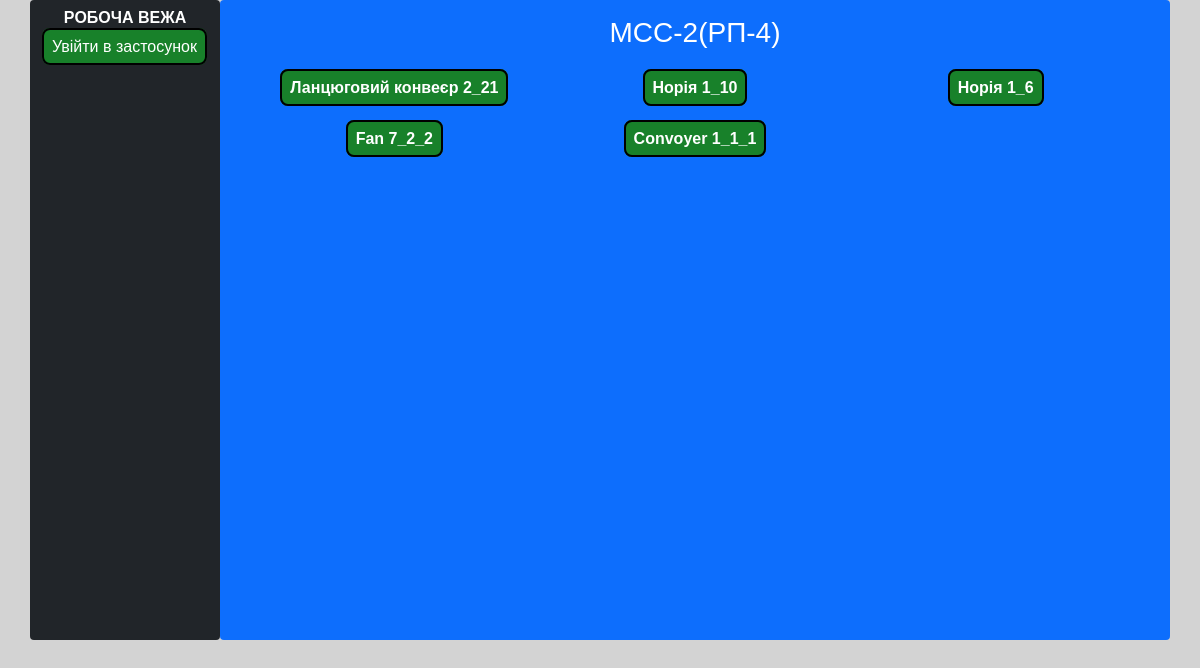
/mcc/mcc-2/, run on an earlier commit of the app's database.
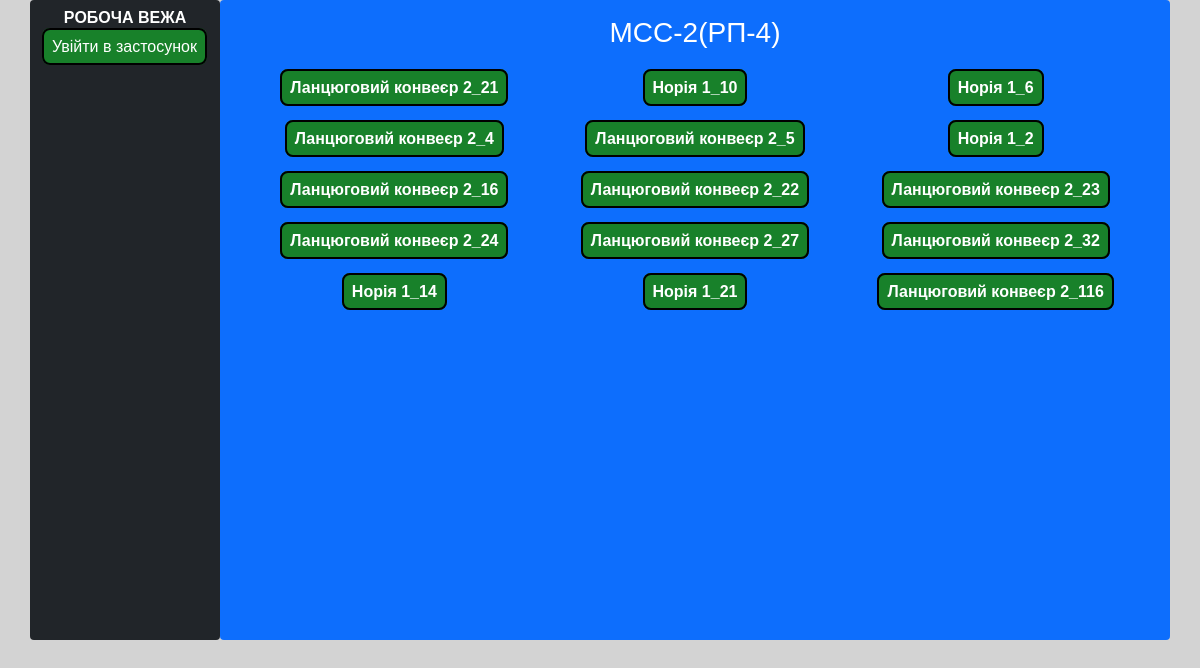
And on a later commit of the database.
### locator/models.py (models this page shows, shortened)
class Node(models.Model):
    title = models.CharField(max_length=25)
    slug = models.SlugField(unique=True, db_index=True)
    label = models.ImageField(upload_to="photos/", default=None, blank=True, null=True,)
    level = models.CharField(max_length=25, choices=utils.LEVELS)
    round_per_minute = models.IntegerField(validators=[MinValueValidator(0), MaxValueValidator(3100)])
    power = models.DecimalField(max_digits=4, decimal_places=1,)
    mcc = models.ForeignKey('MotorControlCenter', on_delete=models.PROTECT, related_name='nodes')
    def get_absolute_url(self):
        return reverse('node-detail', args=(self.slug,))

### locator/views.py (the view)
# urls.py: path('mcc/<slug:mcc_slug>/', MCCView.as_view(), name='mcc'),
class MCCView(DataMixin, ListView):
    template_name = 'locator/nodes.html'
    context_object_name = 'nodes'
    def get_queryset(self) -> QuerySet[Any]:
        return Node.objects.filter(mcc__slug=self.kwargs['mcc_slug'])
    def get_context_data(self, **kwargs):
        context = super().get_context_data(**kwargs)
        mcc = MCC.objects.get(slug=self.kwargs['mcc_slug'])
        context['title'] = f'{mcc.title}(PП-{mcc.substation_id + 3})'
        return context

### locator/templates/locator/nodes.html (shortened to what this page needs)
{% extends 'locator/base.html' %}
{% block content %}
<section class="portfolio">
    <div class="container">
        <div class="row">
            <div class="col-12">
                <h3 class="text-center text-white text-uppercase my-3">{{ title }}</h3>
            </div>
        </div>
        <div class="row">
            {% for node in nodes %}
            <div class="col-xl-4 col-md-6 col-sm-12 my-1 p-2">
                 <h6 class="text-center text-white">
                    <a href="{{ node.get_absolute_url }}" class="fw-bold" style="text-decoration: none;">
                        {{ node.title }} {{ node.slug }}
                    </a>
                </h6>
            </div>
            {% endfor %}
        </div>
    </div>
</section>
{% endblock %}

### locator/templates/locator/base.html (shortened to what this page needs)
{% load static %}
{% load locator_tags %}
<!DOCTYPE html>
<html lang="en">
<head>
    <link rel="stylesheet" type="text/css" href="{% static 'locator/css/bootstrap.min.css' %}">
    <link rel="stylesheet" type="text/css" href="{% static 'locator/css/styles.css' %}">
</head>
<body>
    <div class="container">
        <div class="row">
            <div class="col-md-2 bg-dark py-2 text-white rounded">
                {% if request.user.is_authenticated %}
                    {% show_substations %}
                {% else%}
                    <h6 class="bg-dark text-center fw-bold">PОБОЧА ВЕЖА</h6>
                    <p><a href="{% url 'login' %}" style="text-decoration: none;">Увійти в застосунок</a></p>
                {% endif %}
            </div>
            <div class="col-md-10 bg-primary text-white rounded" id="content">
                {% block content %}
                {% endblock %}
            </div>
        </div>
    </div>
</body>
</html>

### locator/static/locator/css/styles.css (style rules this page uses)
* { box-sizing: border-box; }
body { margin: 0; padding: 0; font-family: Arial, sans-serif; background: lightgray; overflow: auto; }
a { color: white; padding: 0.5em; border: 2px double black; border-radius: 0.5em; background: #18812a; }
#content { height: 80vh; }

What changed in the data, as far as the page shows it:
removed Node: title "Fan", slug "7_2_2"
removed Node: title "Convoyer", slug "1_1_1"
added Node: title "Ланцюговий конвеєр", slug "2_4"
added Node: title "Ланцюговий конвеєр", slug "2_5"
added Node: title "Норія", slug "1_2"
added Node: title "Ланцюговий конвеєр", slug "2_16"
added Node: title "Ланцюговий конвеєр", slug "2_22"
added Node: title "Ланцюговий конвеєр", slug "2_23"
added Node: title "Ланцюговий конвеєр", slug "2_24"
added Node: title "Ланцюговий конвеєр", slug "2_27"
added Node: title "Ланцюговий конвеєр", slug "2_32"
added Node: title "Норія", slug "1_14"
added Node: title "Норія", slug "1_21"
added Node: title "Ланцюговий конвеєр", slug "2_116"
